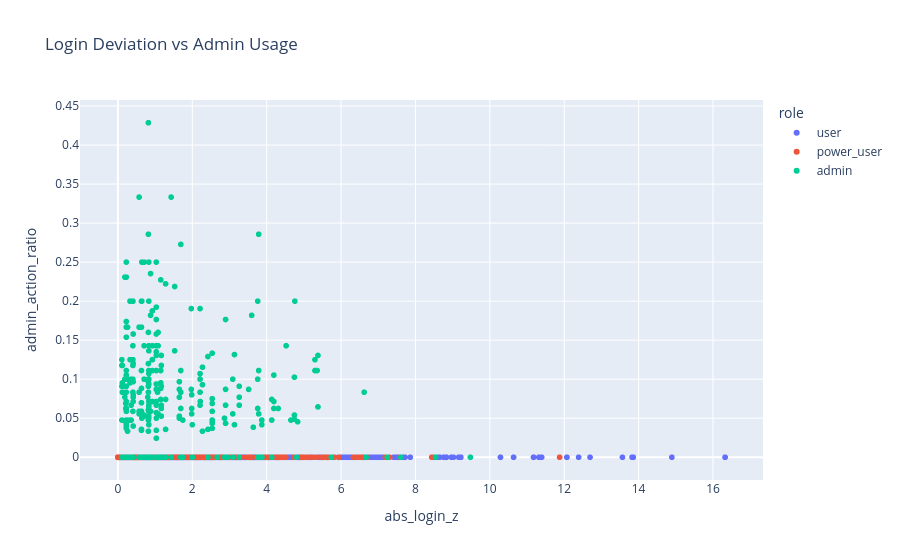

Notebook code for this chart:
### Code cell
fig = px.scatter(
    sessions_df,
    x="abs_login_z",
    y="admin_action_ratio",
    color="role",
    hover_data=["session_id", "total_events"],
    title="Login Deviation vs Admin Usage"
)

fig.show()

### Figure 1 — Plotly figure (JSON) as saved in the notebook; plotly's stock layout.template omitted (floating-point values rounded to 4 significant figures; data arrays with more than 128 entries replaced by an {"elided": "..."} marker saying what was removed)
{"data": [{"customdata": {"elided": "3494x2 mixed values"}, "hovertemplate": "role=user<br>abs_login_z=%{x}<br>admin_action_ratio=%{y}<br>session_id=%{customdata[0]}<br>total_events=%{customdata[1]}<extra></extra>", "legendgroup": "user", "marker": {"color": "#636efa", "symbol": "circle"}, "mode": "markers", "name": "user", "showlegend": true, "type": "scattergl", "x": {"elided": "3494 float values"}, "xaxis": "x", "y": {"elided": "3494 float values"}, "yaxis": "y"}, {"customdata": {"elided": "781x2 mixed values"}, "hovertemplate": "role=power_user<br>abs_login_z=%{x}<br>admin_action_ratio=%{y}<br>session_id=%{customdata[0]}<br>total_events=%{customdata[1]}<extra></extra>", "legendgroup": "power_user", "marker": {"color": "#EF553B", "symbol": "circle"}, "mode": "markers", "name": "power_user", "showlegend": true, "type": "scattergl", "x": {"elided": "781 float values"}, "xaxis": "x", "y": {"elided": "781 float values"}, "yaxis": "y"}, {"customdata": {"elided": "364x2 mixed values"}, "hovertemplate": "role=admin<br>abs_login_z=%{x}<br>admin_action_ratio=%{y}<br>session_id=%{customdata[0]}<br>total_events=%{customdata[1]}<extra></extra>", "legendgroup": "admin", "marker": {"color": "#00cc96", "symbol": "circle"}, "mode": "markers", "name": "admin", "showlegend": true, "type": "scattergl", "x": {"elided": "364 float values"}, "xaxis": "x", "y": {"elided": "364 float values"}, "yaxis": "y"}], "layout": {"legend": {"title": {"text": "role"}, "tracegroupgap": 0}, "title": {"text": "Login Deviation vs Admin Usage"}, "xaxis": {"anchor": "y", "domain": [0, 1], "title": {"text": "abs_login_z"}}, "yaxis": {"anchor": "x", "domain": [0, 1], "title": {"text": "admin_action_ratio"}}}}
